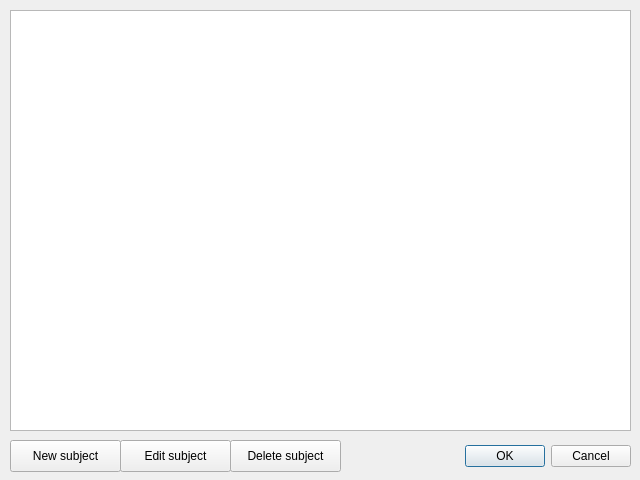
<?xml version="1.0" encoding="UTF-8"?>
<ui version="4.0">
 <class>Subjects</class>
 <widget class="QDialog" name="Subjects">
  <property name="geometry">
   <rect>
    <x>0</x>
    <y>0</y>
    <width>640</width>
    <height>480</height>
   </rect>
  </property>
  <property name="windowTitle">
   <string>Dialog</string>
  </property>
  <widget class="QDialogButtonBox" name="buttonBox">
   <property name="geometry">
    <rect>
     <x>330</x>
     <y>440</y>
     <width>301</width>
     <height>32</height>
    </rect>
   </property>
   <property name="orientation">
    <enum>Qt::Horizontal</enum>
   </property>
   <property name="standardButtons">
    <set>QDialogButtonBox::Cancel|QDialogButtonBox::Ok</set>
   </property>
  </widget>
  <widget class="QTableView" name="subjectsTableView">
   <property name="geometry">
    <rect>
     <x>10</x>
     <y>10</y>
     <width>621</width>
     <height>421</height>
    </rect>
   </property>
  </widget>
  <widget class="QPushButton" name="newSubjectButton">
   <property name="geometry">
    <rect>
     <x>10</x>
     <y>440</y>
     <width>111</width>
     <height>32</height>
    </rect>
   </property>
   <property name="text">
    <string>New subject</string>
   </property>
  </widget>
  <widget class="QPushButton" name="editSubjectButton">
   <property name="geometry">
    <rect>
     <x>120</x>
     <y>440</y>
     <width>111</width>
     <height>32</height>
    </rect>
   </property>
   <property name="text">
    <string>Edit subject</string>
   </property>
  </widget>
  <widget class="QPushButton" name="deleteSubjectButton">
   <property name="geometry">
    <rect>
     <x>230</x>
     <y>440</y>
     <width>111</width>
     <height>32</height>
    </rect>
   </property>
   <property name="text">
    <string>Delete subject</string>
   </property>
  </widget>
 </widget>
 <resources/>
 <connections>
  <connection>
   <sender>buttonBox</sender>
   <signal>accepted()</signal>
   <receiver>Subjects</receiver>
   <slot>accept()</slot>
   <hints>
    <hint type="sourcelabel">
     <x>248</x>
     <y>254</y>
    </hint>
    <hint type="destinationlabel">
     <x>157</x>
     <y>274</y>
    </hint>
   </hints>
  </connection>
  <connection>
   <sender>buttonBox</sender>
   <signal>rejected()</signal>
   <receiver>Subjects</receiver>
   <slot>reject()</slot>
   <hints>
    <hint type="sourcelabel">
     <x>316</x>
     <y>260</y>
    </hint>
    <hint type="destinationlabel">
     <x>286</x>
     <y>274</y>
    </hint>
   </hints>
  </connection>
 </connections>
</ui>
